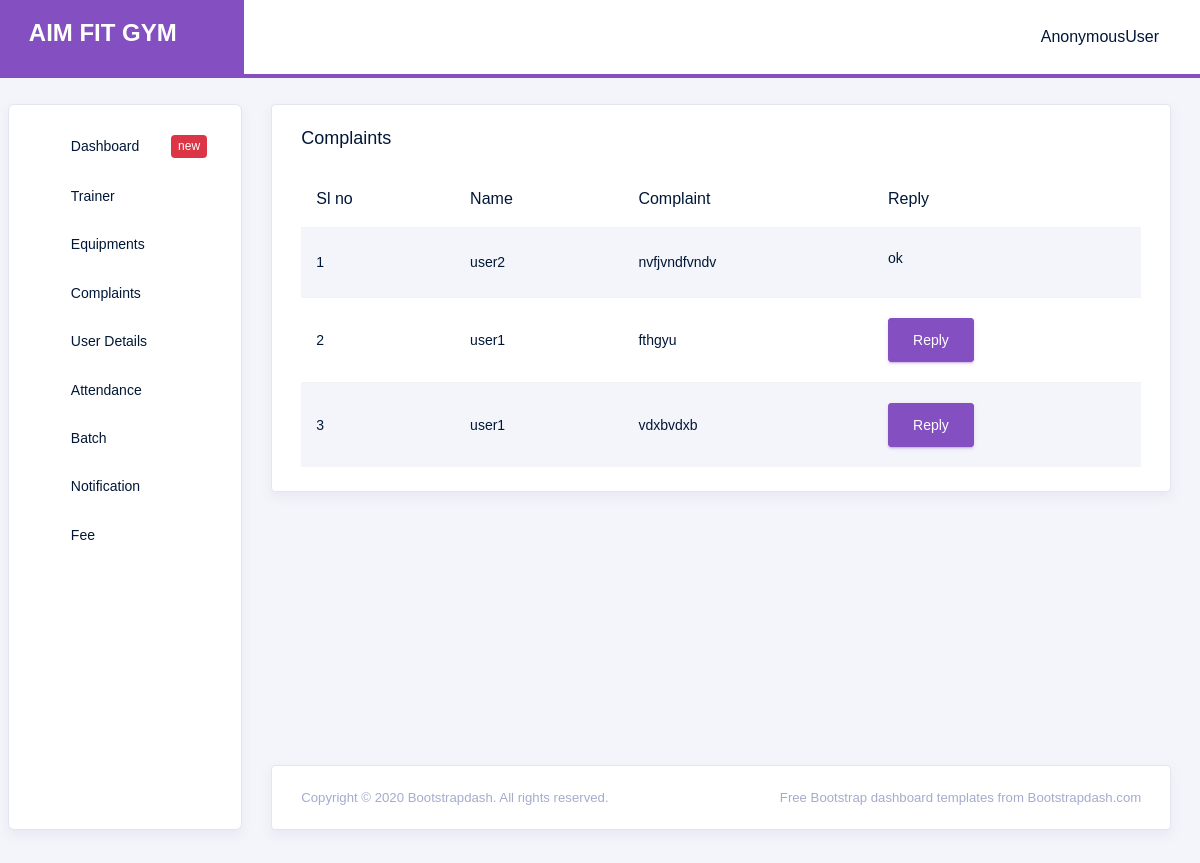
Screenshot of /complaint_admview with the database file from the repository.
### aimfit_app/models.py (models this page shows)
class Complaint(models.Model):
    user=models.ForeignKey(Login,on_delete=models.CASCADE)
    complaint=models.TextField()
    reply=models.TextField(null=True,blank=True)
    date=models.DateField()

class Login(AbstractUser):
    is_trainer=models.BooleanField(default=False)
    is_user=models.BooleanField(default=False)
    is_physician=models.BooleanField(default=False)
    is_customer=models.BooleanField(default=False)

### aimfit_app/views.py (the view)
# urls.py: path('complaint_admview', views.complaint_admview, name='complaint_admview'),
def complaint_admview(request):
    complaint2 = Complaint.objects.all()
    return render(request, 'admintemp/cmp_admview.html', {'complaint2': complaint2})

### templates/admintemp/cmp_admview.html (shortened to what this page needs)
{% extends 'admintemp/admin_home.html' %}
{% load crispy_forms_tags %}
{% block content %}
<div class="col-lg-12 grid-margin stretch-card">
              <div class="card">
                <div class="card-body">
                  <h4 class="card-title">Complaints</h4>
                  <div class="table-responsive">
                    <table class="table table-striped">
                      <thead>
                        <tr>
                          <th>Sl no</th>
                          <th>
                             Name
                          </th>
                          <th>
                            Complaint
                          </th>
                          <th>Reply</th>
                        </tr>
                      </thead>
                      <tbody>
                      {% for i in complaint2 %}
                        <tr>
                          <td>{{forloop.counter}}</td>
                          <td>{{i.user}}</td>
                          <td>{{i.complaint}}</td>
                          <td>{% if i.reply %}
                          <p>{{i.reply}}</p>
                          {% else %}
                          <a class="btn btn-primary" href="{% url 'replyadmin' i.id %}" role="button">Reply</a>
                          {% endif %}
                            </td>
                          </tr>
                          {% endfor %}
                      </body>
{% endblock %}

### rows the page displays
Complaint: user "user2", complaint "nvfjvndfvndv", reply "ok"
Complaint: user "user1", complaint "fthgyu", shows "Reply"
Complaint: user "user1", complaint "vdxbvdxb", shows "Reply"

### other values shown
{{ request.user }} "AnonymousUser"
